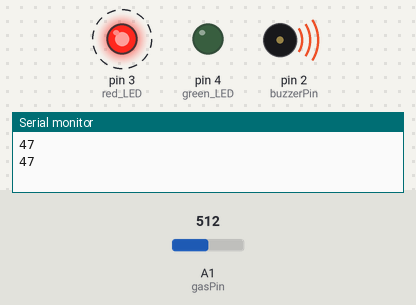
A sketch run on a simulated Arduino Uno, built with avr-gcc and run on an emulated ATmega328P. On the bench: output pins drawn as LEDs (lit = HIGH), buzzer (waves = sounding), the last lines printed to the serial monitor. Dashed ring = blinking. The inputs (shaded band) are chosen by the test bench; at power-on: A1 (gasPin) = 512.

Above: at 0.92 s.
1.6 s: A1 (gasPin) set to 451
5.0 s: A1 (gasPin) set to 423
At 5.47 s:
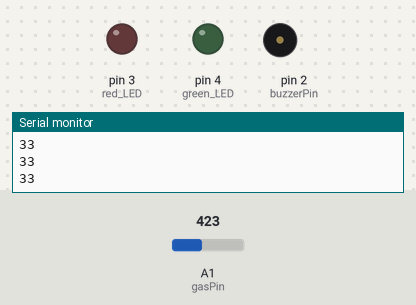
At 6.6 s:
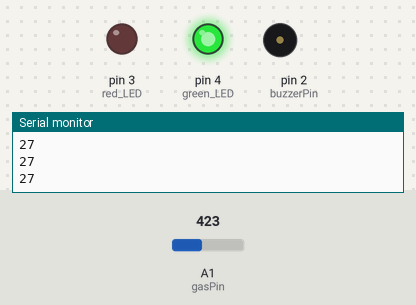
7.1 s: A1 (gasPin) set to 511
At 7.18 s:
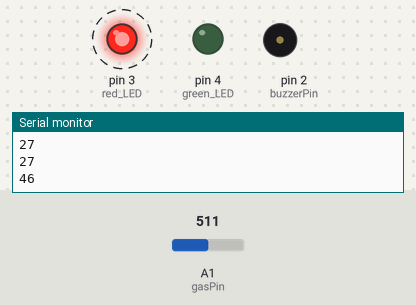
Timing chart, 0 to 16.5 s (numbered marks = the images above; inputs shaded):
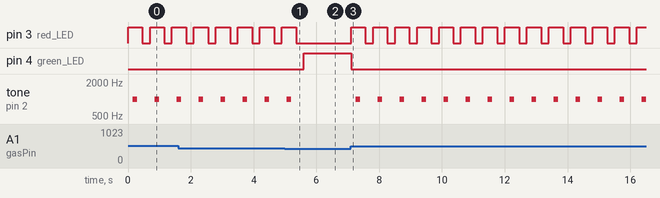

Measured:
- the behaviour switches between 435 and 434 on A1 (gasPin) (found by bisection; images 0 and 1)
- after the input at 5.0 s, pin 3 (red_LED): goes on until 5.4 s, then stays LOW; pin 4 (green_LED): LOW → HIGH after 0.60 s; tone on pin 2 (buzzerPin): goes on until 5.2 s, then stays silent
- after the input at 7.1 s, pin 3 (red_LED): alternates HIGH for 0.45 s and LOW for 0.25 s, starting at once; pin 4 (green_LED): HIGH → LOW at once; tone on pin 2 (buzzerPin): alternates 1000 Hz for 0.15 s and silent for 0.55 s, starting after 0.16 s
- by itself, pin 3 (red_LED): alternates HIGH for 0.45 s and LOW for 0.25 s
- by itself, tone on pin 2 (buzzerPin): alternates 1000 Hz for 0.15 s and silent for 0.55 s

The sketch:

gas_security_alarm.ino
```cpp
const int gasPin = A1;     // ガスセンサを接続したピン番号
const int buzzerPin = 2;   // ブザーを接続したピン番号
const int red_LED = 3;     // 赤色のLEDを接続したピン番号
const int green_LED = 4;   // 緑色のLEDを接続したピン番号

void setup() {
  pinMode(buzzerPin, OUTPUT);
  pinMode(red_LED , OUTPUT);
  pinMode(green_LED , OUTPUT);
  Serial.begin(9600);
}

void loop() {
  int value = map(analogRead(gasPin), 300, 750, 0, 100);
  Serial.println(value); // デバッグ用の出力
  if (value < 30) {
    digitalWrite(green_LED, HIGH);
    noTone(buzzerPin); // ガス値が30未満の場合は音を止める
  }
  else {
    digitalWrite(red_LED, HIGH);
    digitalWrite(green_LED, LOW);
    delay(150);
	tone(buzzerPin, 1000);  // 1kHzで鳴らす
  	delay(150);           // 1秒間鳴らす
  	noTone(buzzerPin);     // 音を止める
  	delay(150);
  }
  digitalWrite(red_LED, LOW);  // LEDを消灯
  delay(250);
}
```
